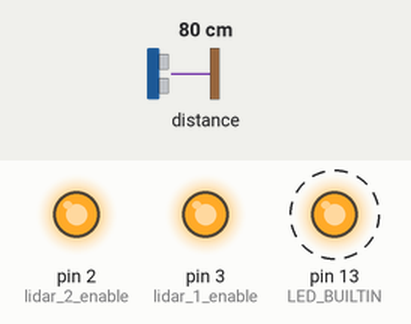
Simulated run of this sketch. Board: Arduino Uno, built for the host (arithmetic inside an expression is 32-bit, double 64-bit). Shown: output pins drawn as LEDs (lit = HIGH). Dashed ring = blinking. The inputs (shaded band) are chosen by the test bench; at power-on: distance to the obstacle 80 cm. What the sketch prints to the serial monitor is not drawn.

Above: at 0.35 s.
Timing chart, 0 to 3.2 s (numbered marks = the images above):
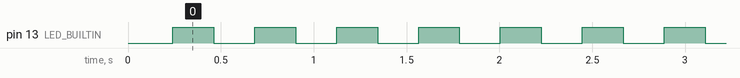

Measured:
- by itself, pin 13 (LED_BUILTIN): alternates HIGH for 0.22 s and LOW for 0.22 s

The sketch:

lidar-lite-address-change.ino
```cpp
#include <LIDARLite.h>

#define DUAL_LIDARS
/*
This ia program to test changing the lidar address.

library from https://github.com/garmin/LIDARLite_Arduino_Library
manual from https://static.garmin.com/pumac/LIDAR_Lite_v3_Operation_Manual_and_Technical_Specifications.pdf
*/
static const char lidar_1_enable = 3;
static const char lidar_2_enable = 2;

static const char lidar_default_address = 0x62;

static const char lidar_1_address = 0x40;
static const char lidar_2_address = 0x42;

LIDARLite lidar_1;
LIDARLite lidar_2;

void change_address(char address, LIDARLite lidar);
void setup_lidar(char new_address, char lidar_enable, LIDARLite LIDAR);

void setup()
{
    Serial.begin(115200); // Initialize serial connection to display distance readings
    pinMode(LED_BUILTIN, OUTPUT);

    while (!Serial){
        digitalWrite(LED_BUILTIN, !digitalRead(LED_BUILTIN));
        delay(20);
    }

    //initialize ALL the lidar enable pins and disable all the lidars
    pinMode(lidar_1_enable, OUTPUT);
    pinMode(lidar_2_enable, OUTPUT);

    digitalWrite(lidar_1_enable, LOW);
    digitalWrite(lidar_2_enable, LOW);

    setup_lidar(lidar_1_address, lidar_1_enable, lidar_1);
#ifdef DUAL_LIDARS
    setup_lidar(lidar_2_address, lidar_2_enable, lidar_2);
#endif
}

int cal_cnt = 0;

void loop()
{
    int dist_1;
    int dist_2;

    // At the beginning of every 100 readings,
    // take a measurement with receiver bias correction
    Serial.println("Reading");
    if ( cal_cnt == 0 ) {
        dist_1 = lidar_1.distance(true, lidar_1_address);      // With bias correction
#ifdef DUAL_LIDARS
		dist_2 = lidar_2.distance(true, lidar_1_address);
#endif
    } else {
        dist_1 = lidar_1.distance(false, lidar_1_address); // Without bias correction
#ifdef DUAL_LIDARS
		dist_2 = lidar_2.distance(false, lidar_2_address);
#endif
    }

    // Increment reading counter
    cal_cnt++;
    cal_cnt = cal_cnt % 100;

    // Display distance
    Serial.print("Lidar 1: ");
    Serial.print(dist_1);
    Serial.print(" cm. Lidar 2: ");

#ifdef DUAL_LIDARS
    Serial.print(dist_2);
#endif
    Serial.println(" cm.");

    digitalWrite(LED_BUILTIN, !digitalRead(LED_BUILTIN));
    delay(200);
}

void setup_lidar(char new_address, char lidar_enable, LIDARLite LIDAR){
    digitalWrite(lidar_enable, HIGH);
    delay(100); //let LIDARlite turn on
    Serial.print("Beginning Lidar on ");
    Serial.println(new_address);
    LIDAR.begin(0, true);  // Set configuration to default and I2C to 400 kHz
    Serial.println("Configuring Lidar");
    LIDAR.configure(0);
    Serial.println("Changing LIDAR address");
    change_address(new_address, LIDAR);
}


//changes LIDARlite address following procedure outlined in manual pg 5
void change_address(char address, LIDARLite lidar){
    byte serial_number[2];
    Serial.println("Reading Serial number");
    lidar.read(0x96, 2, serial_number, false, lidar_default_address);
    Serial.println("Got Serial number ");
    lidar.write(0x18, serial_number[0]);
    Serial.println("Written first byte");
    lidar.write(0x19, serial_number[1]);
    Serial.println("Written second byte");
    lidar.write(0x1a, address);
    Serial.println("Written address");
    lidar.write(0x1e, 0x08);
    Serial.println("Overwritten 0x1e");
}
    
```
